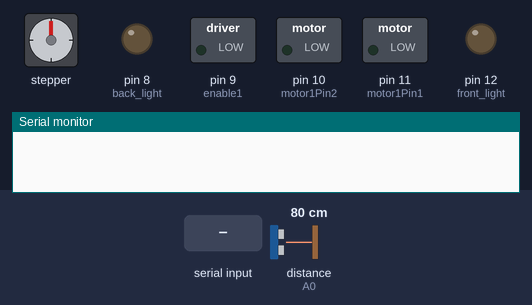
A sketch run on a simulated Arduino Uno, built with avr-gcc and run on an emulated ATmega328P. Shown: stepper motor, switched loads named in the sketch (green lamp = pin HIGH), output pins drawn as LEDs (lit = HIGH), the last lines printed to the serial monitor. Wiring (inferred from the names in the program): ultrasonic range finder: trigger A1; echo A0; stepper motor (2048 steps per turn assumed): coils pin 5, pin 4, pin 3, pin 2. The test bench sets the inputs (shaded band); at power-on: distance to the obstacle (sensor on A0) 80 cm. The echo pulse lasts 58.3 µs per cm; pins used as bus, display or sensor lines are not drawn.

Above: at 1.2 s.
1.3 s: "F" received over Serial
At 2.2 s:
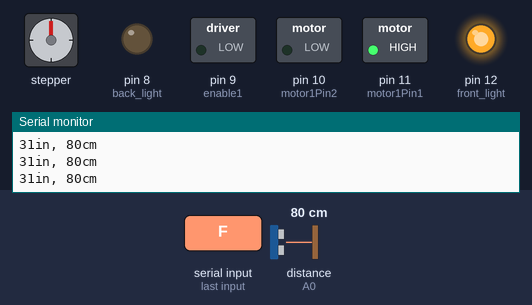
2.9 s: byte 53 ('5') received over Serial
At 4.2 s:
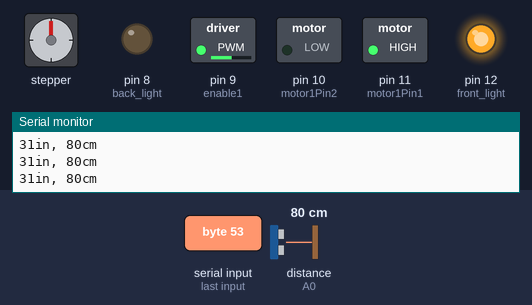
4.5 s: byte 66 ('B') received over Serial
At 5.7 s:
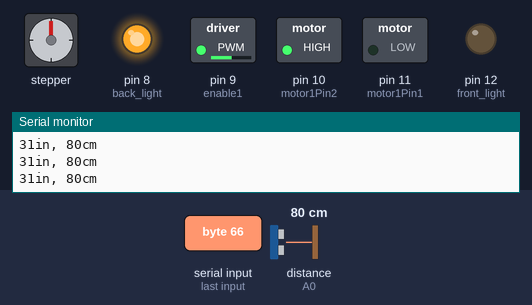
6.0 s: byte 56 ('8') received over Serial
At 6.4 s:
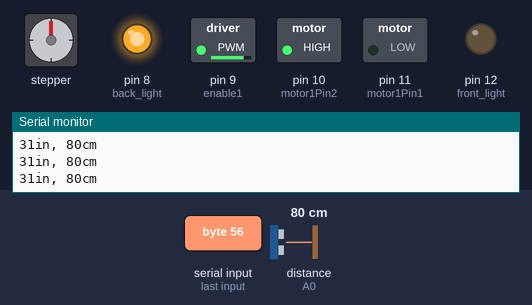
7.6 s: "0" received over Serial
At 8.2 s:
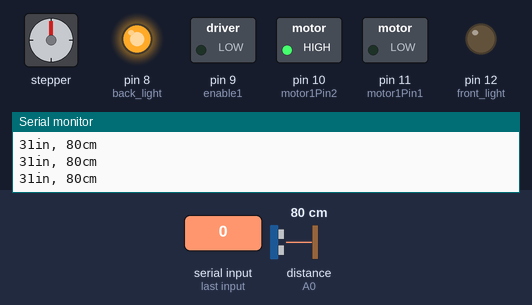
9.2 s: "1" received over Serial
At 10.0 s:
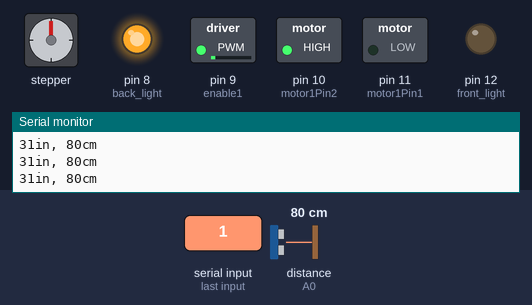
Timing chart, 0 to 11.8 s (numbered marks = the images above; inputs shaded):
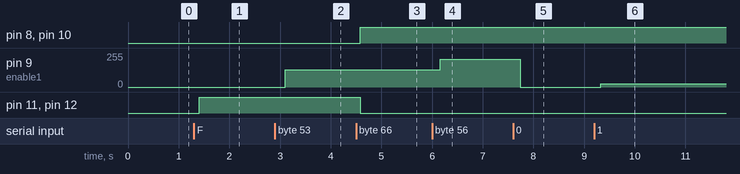

Measured:
- after the input at 1.3 s, pin 11 (motor1Pin1), pin 12 (front_light): LOW → HIGH after 0.11 s
- after the input at 2.9 s, pin 9 (enable1): 0/255 → 130/255 after 0.20 s
- after the input at 4.5 s, pin 8 (back_light), pin 10 (motor1Pin2): LOW → HIGH after 0.08 s; pin 11 (motor1Pin1), pin 12 (front_light): HIGH → LOW after 0.08 s
- after the input at 6.0 s, pin 9 (enable1): 130/255 → 208/255 after 0.16 s
- after the input at 7.6 s, pin 9 (enable1): 208/255 → 0/255 after 0.14 s
- after the input at 9.2 s, pin 9 (enable1): 0/255 → 26/255 after 0.13 s

The sketch:

ROV_control.ino
```cpp
const int IN1 = 5;
const int IN2 = 4;
const int IN3 = 3;
const int IN4 = 2;
const int enpin = 6;
int back_light=8;
int front_light=12;
int pwm=A4;
int motor1Pin1=11;
int motor1Pin2=10;
int enable1=9;
const int pingPin = A1; // Trigger Pin of Ultrasonic Sensor
const int echoPin = A0; // Echo Pin of Ultrasonic Sensor
int state;
int flag=0;
int flag1=0;
int ststeStop=0;
int input_val=0;

void setup()
{
  pinMode(motor1Pin1,OUTPUT);
  pinMode(motor1Pin2,OUTPUT);
  pinMode(enable1,OUTPUT);
  pinMode(pingPin, OUTPUT);
  pinMode(echoPin, INPUT);
  pinMode(back_light,OUTPUT);
  pinMode(front_light,OUTPUT);

//digitalWrite(enable1,HIGH);
digitalWrite(enpin,HIGH);

pinMode(IN1, OUTPUT);
pinMode(IN2, OUTPUT);
pinMode(IN3, OUTPUT);
pinMode(IN4, OUTPUT);


digitalWrite(IN1, LOW);
digitalWrite(IN2, LOW);
digitalWrite(IN3, LOW);
digitalWrite(IN4, LOW);

  Serial.begin(9600);

}

void loop() {

  if(Serial.available()>0)
  {
    state=Serial.read();
    flag=0;
    flag1=0;
  }


  long duration, inches, cm;
  digitalWrite(pingPin, LOW);
  delayMicroseconds(2);
  digitalWrite(pingPin, HIGH);
  delayMicroseconds(10);
  digitalWrite(pingPin, LOW);

  duration = pulseIn(echoPin, HIGH);
  inches = microsecondsToInches(duration);
  cm = microsecondsToCentimeters(duration);
  int pwm= '0'||'1' || '2'|| '3' || '4' ||'5' || '6' || '7' || '8' || '9';
  if(state=='F'|| state=='b'||state=='v'|| state=='o'||state=='z' || state=='0'||state=='1'||state=='2'|| state=='3'|| state=='4'|| state=='5'||state=='6'||state=='7'||state=='8'||state=='9')
  {

    Serial.print(inches);
    Serial.print("in, ");
    Serial.print(cm);
    Serial.print("cm");
    Serial.println();
    delay(100);

    if (state=='F')
    {
      //input_val=analogRead(pwm);
      //int dc=input_val/4;
    digitalWrite(motor1Pin1,HIGH);
    digitalWrite(motor1Pin2,LOW);
    digitalWrite(front_light,HIGH);
    digitalWrite(back_light,LOW);

     if(flag==0)
    {
      Serial.println("Go Forward");
      flag=1;

    }

    }

    if(state=='b')
    {
      step3();
    if(flag==0)
    {
      Serial.println("The ROV is Turnning Right");

      flag=1;
    }

    flag1=1;
  }

    else if(state=='v')
    {
    step4();
    if(flag==0)
    {
      Serial.println("The ROV is Turnning Left");
      flag=1;

    }
  flag1==1;
  }

  else if(state=='o')
    {
      step1();
    if(flag==0)
    {
      Serial.println("The ROV is Turnning Right Two steps");

      flag=1;
    }

    flag1=1;
  }

   else if(state=='z')
    {
      step2();
    if(flag==0)
    {
      Serial.println("The ROV is Turnning Left Two steps");

      flag=1;
    }

    flag1=1;
  }


    else if(state=='0')
    {
analogWrite(enable1,0);
if(flag==0)
    {
      Serial.println("The DC becomes 0%");

      flag=1;
    }

    flag1=1;
  }

  else if(state=='1')
    {
analogWrite(enable1,26);
if(flag==0)
    {
      Serial.println("The DC becomes 10%");

      flag=1;
    }

    flag1=1;
  }

  else if(state=='2')
    {
analogWrite(enable1,52);
if(flag==0)
    {
      Serial.println("The DC becomes 20%");

      flag=1;
    }

    flag1=1;
  }

  else if(state=='3')
    {
analogWrite(enable1,78);
if(flag==0)
    {
      Serial.println("The DC becomes 30%");

      flag=1;
    }

    flag1=1;
  }

  else if(state=='4')
    {
analogWrite(enable1,104);
if(flag==0)
    {
      Serial.println("The DC becomes 40%");

      flag=1;
    }

    flag1=1;
  }

  else if(state=='5')
    {
analogWrite(enable1,130);
if(flag==0)
    {
      Serial.println("The DC becomes 50%");

      flag=1;
    }

    flag1=1;
  }

  else if(state=='6')
    {
analogWrite(enable1,156);
if(flag==0)
    {
      Serial.println("The DC becomes 60%");

      flag=1;
    }

    flag1=1;
  }

  else if(state=='7')
    {
analogWrite(enable1,182);
if(flag==0)
    {
      Serial.println("The DC becomes 70%");

      flag=1;
    }

    flag1=1;
  }
  else if(state=='8')
    {
analogWrite(enable1,208);
if(flag==0)
    {
      Serial.println("The DC becomes 80%");

      flag=1;
    }

    flag1=1;
  }

  else if(state=='9')
    {
analogWrite(enable1,255);
if(flag==0)
    {
      Serial.println("The DC becomes 100%");

      flag=1;
    }

    flag1=1;
  }
  }
  else if(state=='B'|| state=='b'||state=='v'|| state=='o'|| state=='z'||
  state=='0'||state=='1'||state=='2'|| state=='3'|| state=='4'||
  state=='5'||state=='6'||state=='7'||state=='8'||state=='9')
  {
    if(state=='B')
    {
    digitalWrite(motor1Pin1,LOW);
    digitalWrite(motor1Pin2,HIGH);
    digitalWrite(back_light,HIGH);
    digitalWrite(front_light,LOW);
    }
    Serial.print(inches);
    Serial.print("in, ");
    Serial.print(cm);
    Serial.print("cm");
    Serial.println();
    delay(100);


    if(flag==0)
    {
      Serial.println("Go Backward");
      flag=1;
    }

    if(state=='b')
    {
      step3();
      flag=1;
    }
    else if(state=='v')
    {
      step4();
      flag1=1;
    }

    else if(state=='o')
    {
      step1();
    if(flag==0)
    {
      Serial.println("The ROV is Turnning RIGHT 90 degree");

      flag=1;
    }
      flag1=1;
    }

   else if(state=='z')
    {
      step2();

   if(flag==0)
    {
      Serial.println("The ROV is Turnning Left 90 degree");

      flag=1;
    }
      flag1=1;
    }

    else if(state=='0')
    {
analogWrite(enable1,0);
if(flag==0)
    {
      Serial.println("The DC becomes 0%");

      flag=1;
    }

    flag1=1;
  }

  else if(state=='1')
    {
analogWrite(enable1,26);
if(flag==0)
    {
      Serial.println("The DC becomes 10%");

      flag=1;
    }

    flag1=1;
  }

  else if(state=='2')
    {
analogWrite(enable1,52);
if(flag==0)
    {
      Serial.println("The DC becomes 20%");

      flag=1;
    }

    flag1=1;
  }

  else if(state=='3')
    {
analogWrite(enable1,78);
if(flag==0)
    {
      Serial.println("The DC becomes 30%");

      flag=1;
    }

    flag1=1;
  }

  else if(state=='4')
    {
analogWrite(enable1,104);
if(flag==0)
    {
      Serial.println("The DC becomes 40%");

      flag=1;
    }

    flag1=1;
  }

  else if(state=='5')
    {
analogWrite(enable1,130);
if(flag==0)
    {
      Serial.println("The DC becomes 50%");

      flag=1;
    }

    flag1=1;
  }

  else if(state=='6')
    {
analogWrite(enable1,156);
if(flag==0)
    {
      Serial.println("The DC becomes 60%");

      flag=1;
    }

    flag1=1;
  }

  else if(state=='7')
    {
analogWrite(enable1,182);
if(flag==0)
    {
      Serial.println("The DC becomes 70%");

      flag=1;
    }

    flag1=1;
  }
  else if(state=='8')
    {
analogWrite(enable1,208);
if(flag==0)
    {
      Serial.println("The DC becomes 80%");

      flag=1;
    }

    flag1=1;
  }

  else if(state=='9')
    {
analogWrite(enable1,255);
if(flag==0)
    {
      Serial.println("The DC becomes 100%");

      flag=1;
    }

    flag1=1;
  }
  }

  else if(state=='S')
  {
    digitalWrite(motor1Pin1,LOW);
    digitalWrite(motor1Pin2,LOW);
    stop_stepper();
    Serial.print(inches);
    Serial.print("in, ");
    Serial.print(cm);
    Serial.print("cm");
    Serial.println();
    delay(100);


    if(flag==0)
    {
      Serial.println("The ROV is Stopped");
      flag=1;
    }

  }
}


long microsecondsToInches(long microseconds)
{
return microseconds / 74 / 2;
}

long microsecondsToCentimeters(long microseconds)
{
return microseconds / 29 / 2;
}

void step1 ()
{

digitalWrite(IN1, HIGH);
digitalWrite(IN2, LOW);
digitalWrite(IN3, LOW);
digitalWrite(IN4, LOW);

}

void step2 ()
{
digitalWrite(IN1, LOW);
digitalWrite(IN2, LOW);
digitalWrite(IN3, HIGH);
digitalWrite(IN4, LOW);
}

void step3 ()
{
digitalWrite(IN1, LOW);
digitalWrite(IN2, HIGH);
digitalWrite(IN3, LOW);
digitalWrite(IN4, LOW);

}

void step4 ()
{
digitalWrite(IN1, LOW);
digitalWrite(IN2, LOW);
digitalWrite(IN3, LOW);
digitalWrite(IN4, HIGH);
}

void stop_stepper()
{
digitalWrite(IN1, LOW);
digitalWrite(IN2, LOW);
digitalWrite(IN3, LOW);
digitalWrite(IN4, HIGH);
}
```
